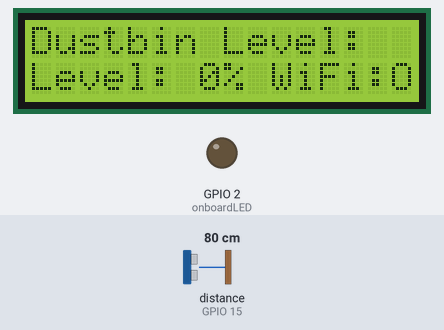
This sketch was run on a simulated ESP32. On the bench: 16×2 character LCD, output pins drawn as LEDs (lit = HIGH). Wiring (inferred from the names in the program): ultrasonic range finder: trigger GPIO 4; echo GPIO 15. The test bench sets the inputs (shaded band); at power-on: distance to the obstacle (sensor on GPIO 15) 80 cm. The echo pulse lasts 58.3 µs per cm; WiFi joins after 1.5 s; servers stay silent unless stated; pins used as bus, display or sensor lines are not drawn; what the sketch prints to the serial monitor is not drawn.

Above: at 5.9 s.
6.0 s: distance to the obstacle (sensor on GPIO 15) set to 8 cm
At 7.3 s:
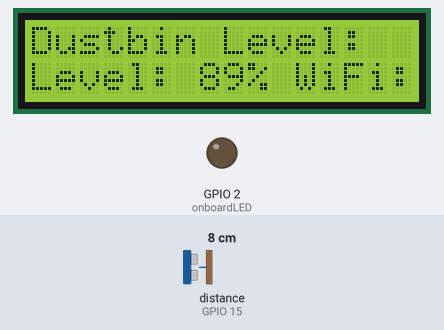
7.7 s: distance to the obstacle (sensor on GPIO 15) set to 5 cm
At 8.4 s:
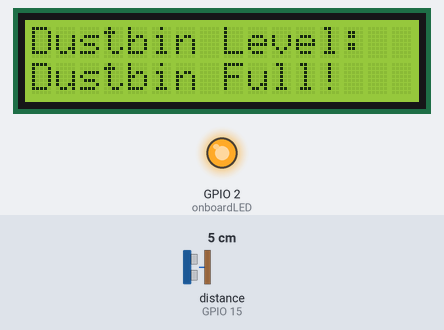
9.3 s: distance to the obstacle (sensor on GPIO 15) set to 9 cm
At 10.3 s:
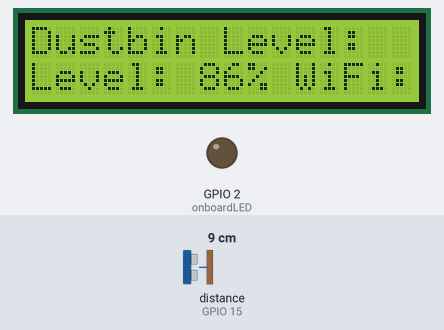
10.9 s: distance to the obstacle (sensor on GPIO 15) set to 2 cm
At 11.2 s:
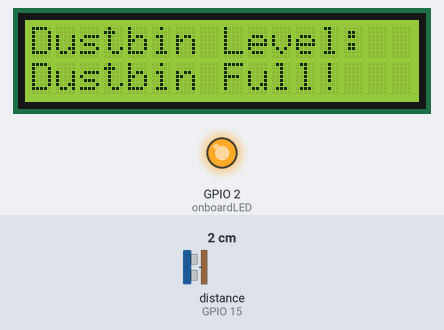
12.4 s: distance to the obstacle (sensor on GPIO 15) set to 35 cm
At 13.2 s:
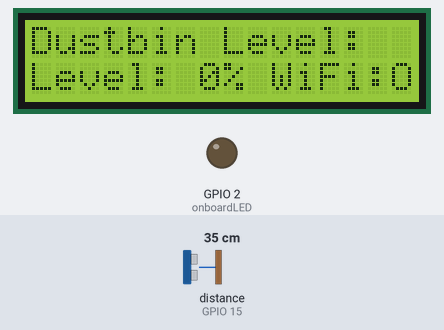
14.0 s: distance to the obstacle (sensor on GPIO 15) set to 4 cm
At 15.3 s:
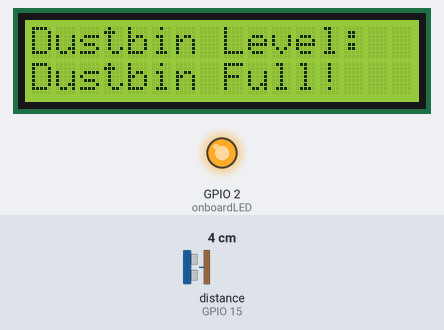
Timing chart, 0 to 16.5 s (numbered marks = the images above; inputs shaded):
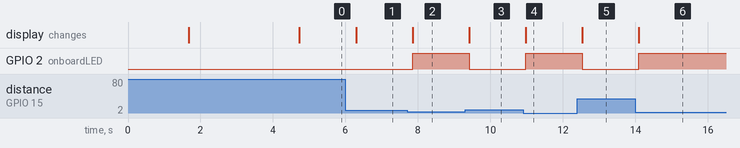

The sketch:

ESP32_Integrated_Code.ino
```cpp
/*
  ESP32 Smart Waste Bin with Ultrasonic Sensor - Bin #1001

  This code combines ultrasonic sensor reading with WiFi data transmission
  to send real-time dustbin level data to the Smart Waste Management system.

  Hardware Requirements:
  - ESP32 Development Board
  - HC-SR04 Ultrasonic Sensor (Trig: Pin 4, Echo: Pin 15)
  - I2C LCD Display (Address: 0x27)
  - Onboard LED (Pin 2)
*/

#include <WiFi.h>
#include <HTTPClient.h>
#include <ArduinoJson.h>
#include <Wire.h>
#include <LiquidCrystal_I2C.h>

// WiFi credentials - REPLACE WITH YOUR WIFI DETAILS
const char* ssid = "YOUR_WIFI_SSID";
const char* password = "YOUR_WIFI_PASSWORD";

// Server configuration - REPLACE WITH YOUR DEPLOYED APP URL
const char* serverURL = "https://heartfelt-sfogliatella-b8bcf8.netlify.app/functions/v1/update-bin";
const char* apiKey = "YOUR_SUPABASE_ANON_KEY"; // Get this from Supabase dashboard

// Bin configuration
const int BIN_ID = 1001;

// Define LCD
LiquidCrystal_I2C lcd(0x27, 16, 2); // Change 0x27 to your I2C address if needed

// Define Ultrasonic Sensor Pins
const int trigPin = 4;
const int echoPin = 15;

// Onboard LED Pin
const int onboardLED = 2;

// Dustbin Level Settings
const float maxDistance = 34.0; // Distance when dustbin is empty (cm)
const float minDistance = 5.0;  // Distance when dustbin is full (cm)

// Variables for Distance Measurement
long duration;
float distance;
float percentage;

// Timing for data transmission
unsigned long lastSendTime = 0;
const unsigned long sendInterval = 30000; // Send data every 30 seconds

// Connection status
bool wifiConnected = false;
bool dataTransmissionEnabled = true;

// Variables for sensor readings
int currentFillLevel = 0;
int batteryLevel = 100; // Start with full battery

void setup() {
  // Initialize Serial Monitor
  Serial.begin(115200);
  Serial.println("ESP32 Smart Waste Bin - Starting...");
  Serial.println("Bin ID: 1001");

  // Initialize LCD
  lcd.init();
  lcd.backlight();
  lcd.setCursor(0, 0);
  lcd.print("Smart Dustbin");
  lcd.setCursor(0, 1);
  lcd.print("Initializing...");

  // Configure Sensor Pins
  pinMode(trigPin, OUTPUT);
  pinMode(echoPin, INPUT);

  // Configure Onboard LED
  pinMode(onboardLED, OUTPUT);
  digitalWrite(onboardLED, LOW);

  // Initialize WiFi
  connectToWiFi();

  // Clear LCD and show ready status
  lcd.clear();
  lcd.setCursor(0, 0);
  lcd.print("Dustbin Level:");
}

void loop() {
  // Check WiFi connection
  checkWiFiConnection();

  // Read sensor data
  readUltrasonicSensor();

  // Update LCD display
  updateLCDDisplay();

  // Send data to server if connected and it's time to send
  if (wifiConnected && dataTransmissionEnabled) {
    if (millis() - lastSendTime >= sendInterval) {
      sendBinData(currentFillLevel, batteryLevel);
      lastSendTime = millis();
    }
  }

  // Simulate battery drain (very slowly)
  if (millis() % 300000 == 0) { // Every 5 minutes
    if (batteryLevel > 0) {
      batteryLevel = max(0, batteryLevel - 1);
    }
  }

  // Small delay before next reading
  for (int i = 0; i < 500; i++) {
    delayMicroseconds(1000); // 1 ms delay repeated 500 times
  }
}

void readUltrasonicSensor() {
  // Send a pulse
  digitalWrite(trigPin, LOW);
  delayMicroseconds(2);
  digitalWrite(trigPin, HIGH);
  delayMicroseconds(10);
  digitalWrite(trigPin, LOW);

  // Measure the duration of the pulse
  duration = pulseIn(echoPin, HIGH);

  // Calculate distance
  distance = duration * 0.034 / 2; // Speed of sound: 343 m/s or 0.034 cm/µs

  // Calculate dustbin level percentage
  if (distance <= minDistance) {
    percentage = 100.0; // Full
  } else if (distance >= maxDistance) {
    percentage = 0.0; // Empty
  } else {
    percentage = 100.0 * (1 - (distance - minDistance) / (maxDistance - minDistance));
  }

  // Ensure percentage is within bounds
  percentage = constrain(percentage, 0.0, 100.0);
  currentFillLevel = (int)percentage;

  // Display on Serial Monitor
  Serial.print("Distance: ");
  Serial.print(distance);
  Serial.print(" cm, Level: ");
  Serial.print(currentFillLevel);
  Serial.print("%, WiFi: ");
  Serial.println(wifiConnected ? "Connected" : "Disconnected");
}

void updateLCDDisplay() {
  // Display on LCD
  if (currentFillLevel > 95) {
    lcd.setCursor(0, 1);
    lcd.print("Dustbin Full!   ");
    digitalWrite(onboardLED, HIGH); // Turn on LED for full status
  } else {
    lcd.setCursor(0, 1);
    lcd.print("Level: ");
    lcd.print(currentFillLevel);
    lcd.print("%");

    // Show WiFi status
    if (wifiConnected) {
      lcd.print(" WiFi:OK");
    } else {
      lcd.print(" WiFi:--");
    }
    lcd.print("   "); // Clear any remaining characters

    digitalWrite(onboardLED, LOW); // Turn off LED otherwise
  }
}

void connectToWiFi() {
  lcd.clear();
  lcd.setCursor(0, 0);
  lcd.print("Connecting WiFi");
  lcd.setCursor(0, 1);
  lcd.print("Please wait...");

  WiFi.begin(ssid, password);
  Serial.print("Connecting to WiFi");

  int attempts = 0;
  while (WiFi.status() != WL_CONNECTED && attempts < 30) {
    delay(500);
    Serial.print(".");
    attempts++;

    // Update LCD with dots
    if (attempts % 3 == 0) {
      lcd.setCursor(0, 1);
      lcd.print("Connecting");
      for (int i = 0; i < (attempts / 3) % 4; i++) {
        lcd.print(".");
      }
      lcd.print("    ");
    }
  }

  if (WiFi.status() == WL_CONNECTED) {
    wifiConnected = true;
    Serial.println();
    Serial.println("✓ WiFi connected!");
    Serial.print("IP address: ");
    Serial.println(WiFi.localIP());
    Serial.println("Bin #1001 will now send real-time updates");

    // Show success on LCD
    lcd.clear();
    lcd.setCursor(0, 0);
    lcd.print("WiFi Connected!");
    lcd.setCursor(0, 1);
    lcd.print("IP: ");
    lcd.print(WiFi.localIP().toString().substring(0, 11));
    delay(3000);

    // Reset LCD to normal display
    lcd.clear();
    lcd.setCursor(0, 0);
    lcd.print("Dustbin Level:");
  } else {
    wifiConnected = false;
    Serial.println();
    Serial.println("✗ WiFi connection failed!");
    Serial.println("Bin #1001 will remain at 0% until connection is established");

    // Show error on LCD
    lcd.clear();
    lcd.setCursor(0, 0);
    lcd.print("WiFi Failed!");
    lcd.setCursor(0, 1);
    lcd.print("Check settings");
    delay(3000);

    // Reset LCD to normal display
    lcd.clear();
    lcd.setCursor(0, 0);
    lcd.print("Dustbin Level:");
  }
}

void sendBinData(int fillLevel, int batteryLevel) {
  if (!wifiConnected) {
    Serial.println("Cannot send data - WiFi not connected");
    return;
  }

  HTTPClient http;
  http.begin(serverURL);

  // Set headers
  http.addHeader("Content-Type", "application/json");
  http.addHeader("Authorization", String("Bearer ") + apiKey);

  // Create JSON payload
  StaticJsonDocument<200> doc;
  doc["binId"] = BIN_ID;
  doc["fillLevel"] = fillLevel;
  doc["batteryLevel"] = batteryLevel;

  String jsonString;
  serializeJson(doc, jsonString);

  Serial.println("Sending data: " + jsonString);

  // Send POST request
  int httpResponseCode = http.POST(jsonString);

  if (httpResponseCode > 0) {
    String response = http.getString();
    Serial.println("HTTP Response code: " + String(httpResponseCode));

    if (httpResponseCode == 200) {
      Serial.println("✓ Data sent successfully to bin #1001!");
      Serial.println("Fill Level: " + String(fillLevel) + "%");
      Serial.println("Battery Level: " + String(batteryLevel) + "%");
      Serial.println("Web dashboard will update in real-time");

      // Brief LED flash to indicate successful transmission
      digitalWrite(onboardLED, HIGH);
      delay(100);
      digitalWrite(onboardLED, LOW);
    } else {
      Serial.println("Server responded with error: " + response);
    }
  } else {
    Serial.println("✗ Error sending data. HTTP Response code: " + String(httpResponseCode));
    Serial.println("Bin #1001 will not update until connection is restored");
  }

  http.end();
}

void checkWiFiConnection() {
  if (WiFi.status() != WL_CONNECTED) {
    if (wifiConnected) {
      Serial.println("WiFi connection lost! Bin #1001 will revert to 0% after timeout");
      wifiConnected = false;
    }

    // Try to reconnect every 30 seconds
    static unsigned long lastReconnectAttempt = 0;
    if (millis() - lastReconnectAttempt > 30000) {
      Serial.println("Attempting to reconnect to WiFi...");
      connectToWiFi();
      lastReconnectAttempt = millis();
    }
  } else if (!wifiConnected) {
    wifiConnected = true;
    Serial.println("WiFi reconnected! Resuming data transmission to bin #1001");
  }
}

// Function to get current fill level (for compatibility with original structure)
int getFillLevelPercentage() {
  return currentFillLevel;
}

// Function to get battery level (for compatibility with original structure)
int getBatteryLevel() {
  return batteryLevel;
}

// Function to enable/disable data transmission (useful for testing)
void setDataTransmission(bool enabled) {
  dataTransmissionEnabled = enabled;
  if (enabled) {
    Serial.println("Data transmission enabled - bin #1001 will receive updates");
  } else {
    Serial.println("Data transmission disabled - bin #1001 will show 0% after timeout");
  }
}
```

Measured:
- the behaviour switches between 7 and 6 cm on distance to the obstacle (sensor on GPIO 15) (found by bisection; images 1 and 2)
- after the input at 6.0 s, the display: changes after 0.30 s (image 1)
- after the input at 7.7 s, GPIO 2 (onboardLED): LOW → HIGH after 0.16 s; the display: changes after 0.16 s (image 2)
- after the input at 9.3 s, GPIO 2 (onboardLED): HIGH → LOW after 0.11 s; the display: changes after 0.11 s (image 3)
- after the input at 10.9 s, GPIO 2 (onboardLED): LOW → HIGH after 0.07 s; the display: changes after 0.07 s (image 4)
- after the input at 12.4 s, GPIO 2 (onboardLED): HIGH → LOW after 0.13 s; the display: changes after 0.13 s (image 5)
- after the input at 14.0 s, GPIO 2 (onboardLED): LOW → HIGH after 0.09 s; the display: changes after 0.09 s (image 6)
